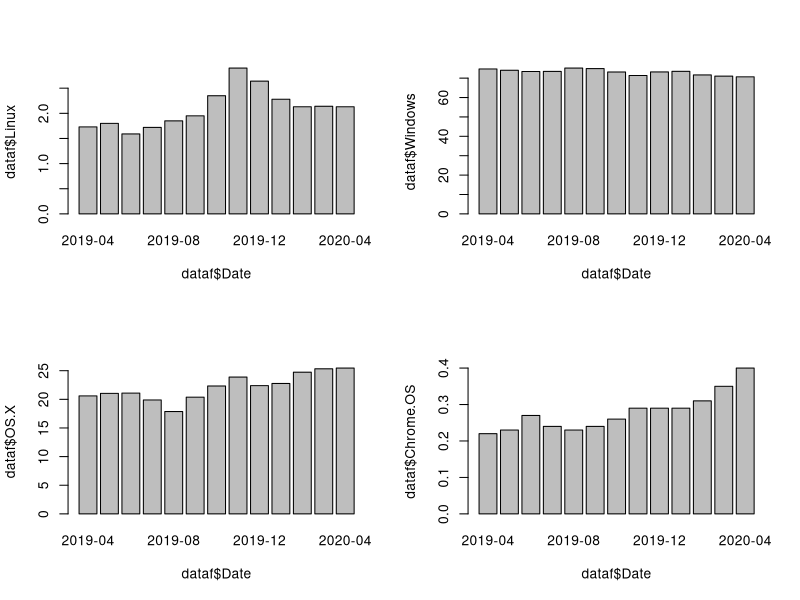

This chart was generated by the following R code:

library(ggplot2)

data<-read.table("dataos.csv",sep="," ,header = TRUE)
dataf<-data.frame(data)


par(mfrow=c(2,2))
barplot(dataf$Linux~dataf$Date)          
barplot(dataf$Windows~dataf$Date)          
barplot(dataf$OS.X~dataf$Date)          
barplot(dataf$Chrome.OS~dataf$Date)          

